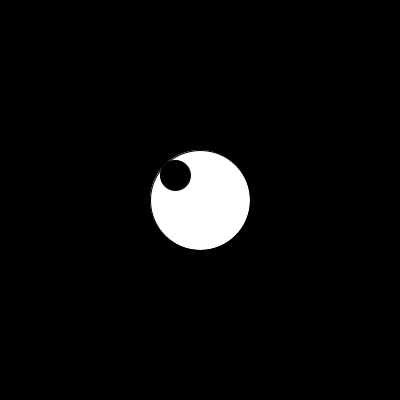
Frame 1 (no input)
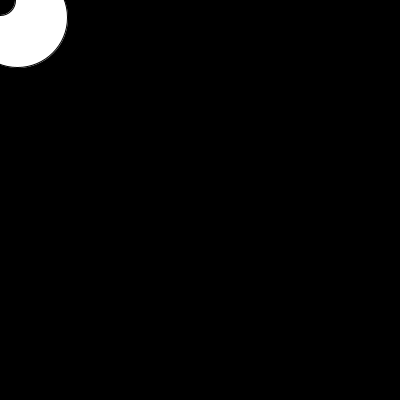
Frame 60 (the mouse pressed at the canvas centre just before this capture)
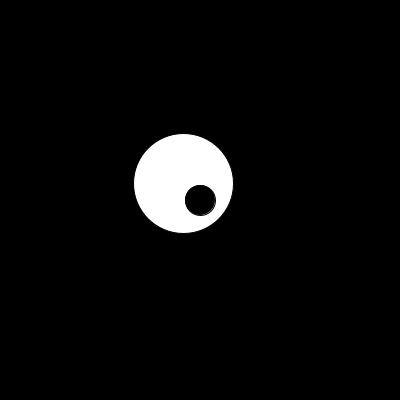
Frame 120 (the mouse held since frame 60 and released just before this capture)

The Processing sketch that drew these frames (run headless with seeded random() and noise(); from frame 60 on, the mouse is pressed at the canvas centre):

// Processing sketch: processing_68995
// ── processing_68995.pde

/* --------------------------------------------------------------------------
Travail de rattrapage
oeil
Par Jean-François Bourbeau
-------------------------------------------------------------------------- */



float x = 200;
float y = 200;
float d = 100;
float yCiblee = 0;
float xCiblee = 0;
float vitesse;
float assouplissement = 0.04;

 
float pupilleD = 30;
   
void setup() {
  size(400,400);
  smooth();
  noStroke();
}
  
  
  
   
   
void draw() {
  background(0);
  fill(255);
  
  
    
 
  float radians = atan2( yCiblee-y, xCiblee-x );
  float distance = dist( xCiblee, yCiblee, x, y );
  x = cos(radians) * min(distance,vitesse) + x;
  y = sin(radians) * min(distance,vitesse) + y;
  
  
   
  stroke(0);
  ellipse(x,y,d,d);
    
  float radiansP = atan2(mouseY-y,mouseX-x);
  float distanceP = dist(mouseX,mouseY,x,y);
   
  distance = constrain(distanceP,0,d/2 - pupilleD/2);
   
   
  float pupilleX = cos(radiansP)* distance + x;
  float pupilleY = sin(radiansP)* distance + y;
    
  fill(0);
  ellipse(pupilleX,pupilleY,pupilleD,pupilleD);
  



//Assouplissement

x = (xCiblee - x) * assouplissement + x;
y = (yCiblee - y) * assouplissement + y;



  }
 
void mousePressed() {
 
xCiblee = mouseX;
  yCiblee = mouseY;
   
   
  }
